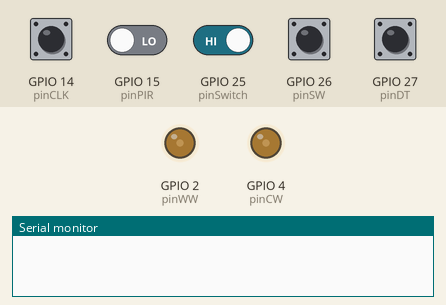
Recording of a program running on a simulated ESP32. Shown: output pins drawn as LEDs (lit = HIGH), the last lines printed to the serial monitor. The test bench sets the inputs (shaded band); at power-on: GPIO 14 (pinCLK), GPIO 25 (pinSwitch), GPIO 26 (pinSW), GPIO 27 (pinDT) HIGH, GPIO 15 (pinPIR) LOW. WiFi joins after 1.5 s; servers stay silent unless stated; not simulated (calls return 0 or success): secrets.h.

Above: at 2.7 s.
2.8 s: GPIO 14 (pinCLK) pulled LOW for 0.15 s
At 4.0 s:
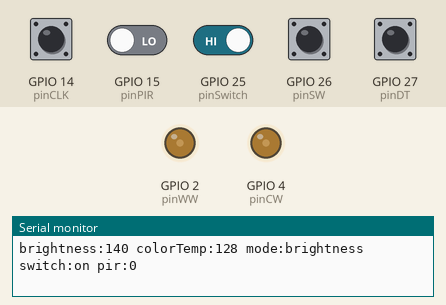
4.4 s: GPIO 14 (pinCLK) pulled LOW for 1 s
At 5.4 s:
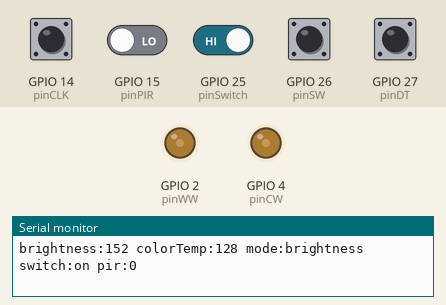
6.9 s: GPIO 14 (pinCLK) driven LOW and GPIO 25 (pinSwitch) driven LOW
At 30.8 s:
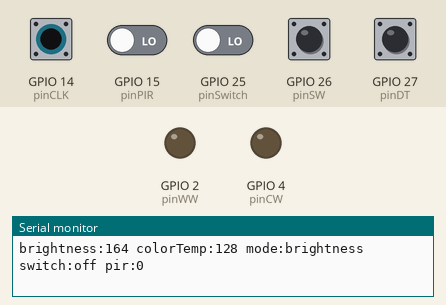
Timing chart, 0 to 31.5 s (numbered marks = the images above; inputs shaded):
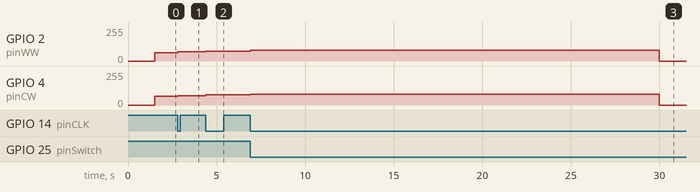

The program:

main.cpp
```cpp
#include <Arduino.h>
#include <WiFi.h>
#include <ArduinoOTA.h>
#include "secrets.h" // Remove this part and just insert your own SSID and corresponding password

// WiFi Settings
const char* ssid = "your-network";
const char* password = "your-password";


// Rotary Encoder KY-040 pins:
int pinCLK = 14;
int pinDT = 27;
int pinSW = 26;

int currentClockState = 0;
int lastClockState;

// Debounce Code:
bool lastRawSWState = HIGH;
bool stableSWState = HIGH;
unsigned long lastSWDebounce = 0;
const unsigned long debounceDelay = 50; //ms

// MOSFET pins (Directly attached to LEDs):
int pinWW = 2;
int pinCW = 4;

// Manual Switch pins:
int pinSwitch = 25;

// PIR settings:
int pinPIR = 15;
unsigned long lastMotionTime = 0;
const unsigned long motionHoldDuration = 30000; // 30s, tune to taste

// Dimming Capabilities:
const int pwmFreq = 5000; // Hz - high enought that switching itself is invinsible
const int pwmResolution = 8; // 8-bit -> Duty values range 0-255

// LED default settings:
int brightness = 128; // 0-255
int colorTemp = 128; // 0 = warmest (full WW), 255 = coolest (full CW)
bool adjustingColorTemp = false; // false = encoder controls brightness, true = colorTemp
const int adjustStepSize = 12; // duty units per detent - bigger than the old hold-to-repeat buttons, since each click is on discrete event

void setup() {
  pinMode(pinCLK, INPUT_PULLUP);
  pinMode(pinDT, INPUT_PULLUP);
  pinMode(pinSW, INPUT_PULLUP);
  pinMode(pinSwitch, INPUT_PULLUP);
  ledcAttach(pinWW, pwmFreq, pwmResolution); // ledcAttach configures the pin to be driven by ESP32's dedicated PWM hardware peripheral (LEDC)
  ledcAttach(pinCW, pwmFreq, pwmResolution);
  pinMode(pinPIR, INPUT_PULLDOWN);
  Serial.begin(9600);
  lastClockState = digitalRead(pinCLK); // Captures CLK's resting state — HIGH by design, since KY-040 detents rest with both contacts open

  WiFi.begin(ssid, password);
  unsigned long start = millis();
  while (WiFi.status() != WL_CONNECTED && millis() - start < 10000)
    delay(250);


  if (WiFi.status() == WL_CONNECTED) {
  ArduinoOTA.setPassword(OTA_PASSWORD);
  ArduinoOTA.setHostname("desk-light");
  ArduinoOTA.begin(); // sets up the listener for incoming OTA flashes
  }
}

void handleSWButton() { //debounce code
  bool reading = digitalRead(pinSW);

  // Any raw change (even bounce) retsrats the debounce timer
  if (reading != lastRawSWState) {
    lastSWDebounce = millis(); // returns the amount of milliseconds that has elapsed since ESP32 began running
  }

  // Only accept the reading as "real" once it's been stable for longer than debounce delay (The check for stability of the switch)
  if ((millis() - lastSWDebounce) > debounceDelay) {
    if (reading != stableSWState) {
      stableSWState = reading;
      if (stableSWState == LOW) {
        adjustingColorTemp = !adjustingColorTemp; // Flips the bool value
      }
    }
  }

  lastRawSWState = reading;
}

// The best way to understand it is by visualising how the KY-040 mechanism  works. Have the states of CLK and DT in mind, take a picture, and run the command in your head multiple times
void loop() {
  ArduinoOTA.handle(); // Checks for an incoming OTA update, non-blocking - same pattern as your other loop() checks

  handleSWButton();

  bool switchOn = (digitalRead(pinSwitch) == HIGH); // Logic: digitalRead(pinSwitch) is either True or False. '== HIGH' Checks whether it is HIGH. If HIGH, then True
  bool motionDetected = (millis() - lastMotionTime) < motionHoldDuration;
  bool lightsOn = switchOn || motionDetected;
  if (digitalRead(pinPIR) == HIGH) {
    lastMotionTime = millis();
  }

  if (lightsOn) {
    int cwDuty = (brightness * colorTemp) / 255;         // The math is essentially changing the ratios of CW to WW for changing temperature and the total duty value of
    int wwDuty = (brightness * (255 - colorTemp)) / 255; // value of an LED (Either CW or WW) for changing brightness
    ledcWrite(pinCW, cwDuty);
    ledcWrite(pinWW, wwDuty);
  } else {
    ledcWrite(pinCW, 0);
    ledcWrite(pinWW, 0);
  }

  int exactClockState = digitalRead(pinCLK);
  if (exactClockState != lastClockState && exactClockState == LOW) {
    if (digitalRead(pinDT) != exactClockState) { // If DT pin is still HIGH when CLK is low, Clockwise
      if (adjustingColorTemp) colorTemp = min(255, colorTemp + adjustStepSize); // recall adjustStepSize = 12, adjustingColorTemp = False,
      else                    brightness = min(255, brightness + adjustStepSize); // recall int brightness = 128, int colorTemp = 128
    } else { // The Outer else for the if-else statement where it is still deciding whether it is going Clockwise (Increasing) or Anti-Clockwise (Decreasing)
      if (adjustingColorTemp) colorTemp = max(0, colorTemp - adjustStepSize); // min() / max() are just clamps -> min(255, x) stops it from increasing past 255
      else                    brightness = max(0, brightness - adjustStepSize); // -> max(0, x) stops it from decreasing below 0
    } // Note, for "brightness = max(0, brightness - adjustStepSize)", the brightness value is minimally 0, and hence in the math, no matter how much you turn, it would be minimally 0
    Serial.printf("brightness:%d colorTemp:%d mode:%s switch:%s pir:%d\n", brightness, colorTemp, adjustingColorTemp ? "colorTemp" : "brightness", switchOn ? "on" : "off", digitalRead(pinPIR));
  }
  lastClockState = exactClockState;
}
```

Measured:
- after the input at 2.8 s, GPIO 2 (pinWW): 63/255 → 69/255 at once; GPIO 4 (pinCW): 64/255 → 70/255 at once
- after the input at 4.4 s, GPIO 2 (pinWW): 69/255 → 75/255 at once; GPIO 4 (pinCW): 70/255 → 76/255 at once
- after the input at 6.9 s, GPIO 2 (pinWW): 75/255 → 81/255 at once, → 0/255 23.1 s later; GPIO 4 (pinCW): 76/255 → 82/255 at once, → 0/255 23.1 s later
